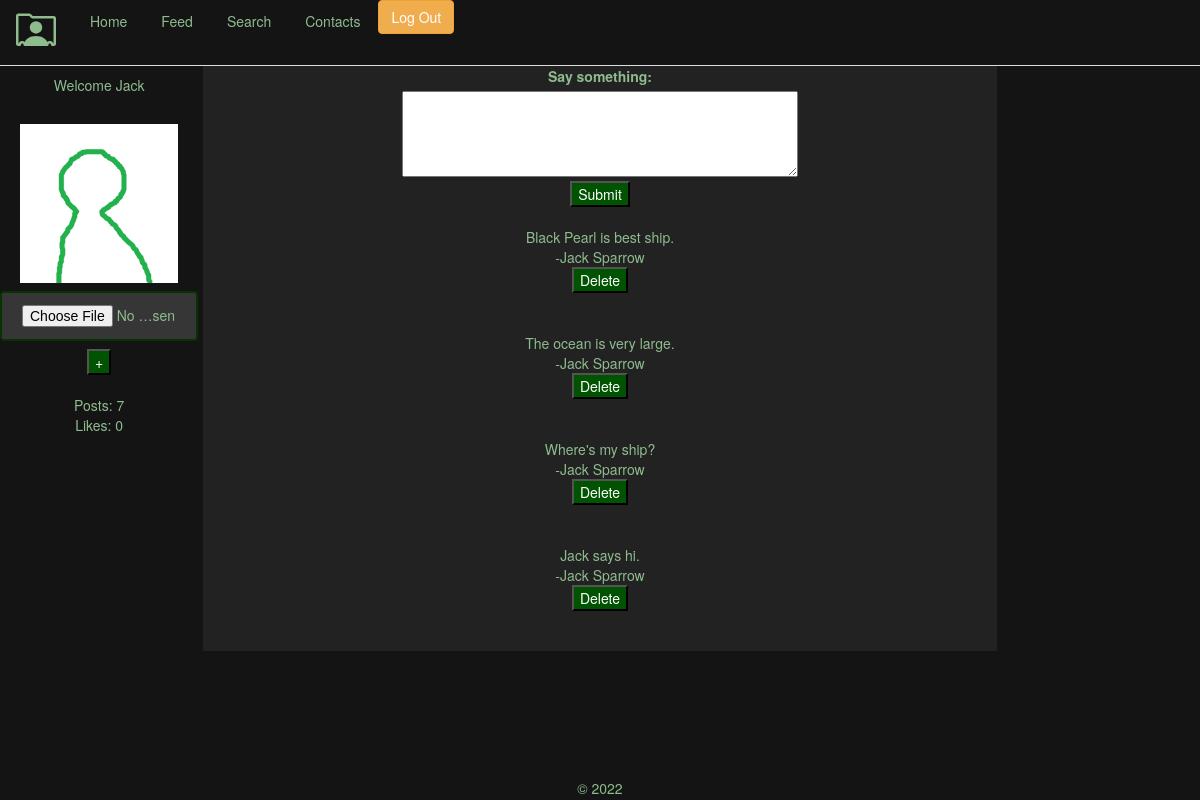
The page /home.php (signed in) on the database its author committed.
### tables this page shows
CREATE TABLE `users` (
  `id` int(11) NOT NULL,
  `email` varchar(100) NOT NULL,
  `password` varchar(255) NOT NULL,
  `f_name` varchar(100) NOT NULL,
  `l_name` varchar(100) NOT NULL,
  `birthday` date NOT NULL,
  `pic` text NOT NULL DEFAULT 'green.png',
  `num_posts` int(11) NOT NULL DEFAULT 0,
  `num_likes` int(11) NOT NULL DEFAULT 0
);

CREATE TABLE `posts` (
  `id` int(11) NOT NULL,
  `user` int(11) NOT NULL,
  `post` varchar(200) NOT NULL
);

### includes/handlers/home_handler.php (called while the page is built)
<?php
        $my_posts_query = mysqli_query($con,
        "SELECT DISTINCT friends.user AS USER, posts.post, posts.id , users.f_name, users.l_name
        FROM posts LEFT JOIN friends
        ON posts.user = friends.user
        Left join users
        ON friends.user = users.id
        WHERE friends.user = $user[0]
        ORDER BY POSTS.ID DESC;
        ");
?>

### home.php (the view, shortened to what this page needs)
<?php
    include("includes/header.php");
    include("includes/handlers/home_handler.php");
?>
    <div class="item2">
        <form action="home.php" method="post">
            <label for="newpost">Say something:</label>
            <br>
            <textarea wrap="soft" id="newpost" name="new_post" cols="50" rows="4" maxlength="200"> </textarea>
            <br><button name="submit_post" type="submit">Submit</button>
        </form>
        <br>
        <?php
            while ($row = mysqli_fetch_array($my_posts_query)) {
                echo $row[1] . '<br>';
                echo "-" . $row['f_name'] . " " . $row['l_name'] . "<br>";
                echo "<td><form action='' method='post'><input type='hidden' name='id' value='" . $row['id'] ."'><button name='remove_post'>Delete</button></form></tr></td>";
                echo '<br><br>';
            }
        ?>
    </div>
<?php
    include("includes/footer.php");
?>

### includes/header.php (shortened to what this page needs)
<?php
  $con = mysqli_connect("localhost", "root", "", "rolodeck");
  if (isset($_SESSION['id'])) {
    $userLoggedIn = $_SESSION['id'];
    $user_details_query = mysqli_query($con, "SELECT * FROM users WHERE id='$userLoggedIn'");
    $user = mysqli_fetch_array($user_details_query);
  }
?>
<!DOCTYPE html>
<html lang="en">
<head>
    <link rel="stylesheet" href="https://cdn.jsdelivr.net/npm/bootstrap@3.4.1/dist/css/bootstrap.min.css">
    <link rel="stylesheet" href="assets/css/styles.css">
</head>
<body>
    <div class="top-bar">
        <div class="nav_links">
            <ul class="nav justify-content-center nav-tabs">
                <li id="rolodeck"><a href="index.php">
                         </a></li>
                    <li id="home" class="nav-item"><a href="home.php"> Home </a></li>
                    <li id="feed" class="nav-item"><a href="feed.php"> Feed </a></li>
                    <li id="search" class="nav-item"><a href="search.php"> Search </a></li>
                    <li id="contacts" class="nav-item"><a href="contacts.php"> Contacts </a></li>
                    <li><form action="" method="post"><button class="btn btn-warning float-right logout" type="submit" name="logout">Log Out</button></form></li>
            </ul>
        </div>
    </div>
    <div class="container">
        <div class="item1">
            <div class="welcome"><?php isset($user) ? print "Welcome $user[3]" :  print "Welcome stranger."  ?></div>
            <br>
            <img class="profile_pic" src="assets/images/<?php isset($user) ? print $user[6] : print 'blue.png' ?>" alt="Image">
            <br>
            <form action="upload.php" method="post" enctype="multipart/form-data">
                <input type="file" name="fileToUpload" id="fileToUpload">
                <?php isset($user) ? print '<button name="image_file_submit" type="submit">+</button>': print ' ' ?>
            </form>
            <br>
            Posts: <?php isset($user) ? print $user[7] : print'0' ?>
            <br>
            Likes: <?php isset($user) ? print $user[8] : print'0' ?>
        </div>

### assets/css/styles.css (style rules this page uses)
body { background-color: rgb(20, 20, 20); color: darkseagreen; }
a { color: darkseagreen; }
input { width: 50%; padding: 12px 20px; margin: 8px 0; box-sizing: border-box; border: 2px solid rgb(6, 51, 1); border-radius: 4px; background-color: rgb(54, 54, 54); }
.container { display: grid; grid-template-columns: 1fr 4fr 1fr; grid-template-rows: 1fr; column-gap: 5px; row-gap: 5px; margin-left: 0px; padding-left: 0px; margin-right: 0px; padding-right: 0px; width: 100%; }
.item1 { grid-column-start: 1; grid-column-end: 2; grid-row-start: 1; grid-row-end: 2; justify-self: center; text-align: center; max-width: 1fr; }
.item2 { grid-column-start: 2; grid-column-end: 3; grid-row-start: 1; grid-row-end: 2; justify-self: center; text-align: center; background-color: rgb(34, 34, 34); width: 100%; }
.profile_pic { object-fit: cover; width: 80%; }
.welcome { padding-top: 9px; padding-bottom: 9px; }
#newpost { word-wrap: break-word; width: 50%; }
button { background-color: rgb(0, 83, 0); color: white; }
.logout { width: 100%; }
#fileToUpload { width: 100%; }

### rows shown on the page
users: f_name "Jack", pic (picture), num_posts "7", num_likes "0"
posts: post "Black Pearl is best ship.", f_name "Jack", l_name "Sparrow"
posts: post "The ocean is very large.", f_name "Jack", l_name "Sparrow"
posts: post "Where's my ship?", f_name "Jack", l_name "Sparrow"
posts: post "Jack says hi.", f_name "Jack", l_name "Sparrow"
